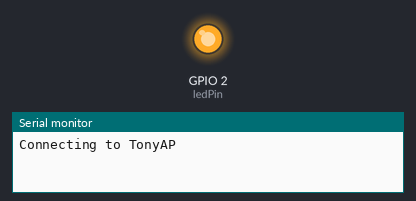
The sketch below on a simulated ESP8266 (NodeMCU). Shown: output pins drawn as LEDs (lit = HIGH), the last lines printed to the serial monitor. WiFi joins after 1.5 s; servers stay silent unless stated.

Above: at 0.1 s.
At 0.6 s:
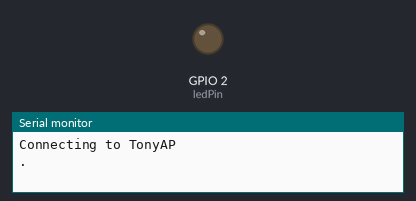
Timing chart, 0 to 2.5 s (numbered marks = the images above):
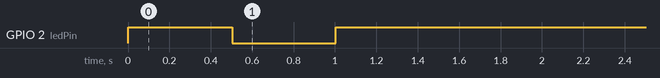

The sketch:

UdpBroadcastBlinker.ino
```cpp
#include <ESP8266WiFi.h>
#include <WiFiUdp.h>

//#define MASTER // Comment this define to compile sketch on slave device

const int8_t ledPin = LED_BUILTIN;

const char* const ssid = "TonyAP"; // Your network SSID (name)
const char* const pass = "5252wifi"; // Your network password

const uint16_t localPort = 54321; // Local port to listen for UDP packets

#ifdef MASTER
const uint32_t stepDuration = 30;

IPAddress broadcastAddress;
#endif

WiFiUDP udp;

bool sendPacket(const IPAddress& address, const uint8_t* buf, uint8_t bufSize);
void receivePacket();

void setup() {
  Serial.begin(115200);
  Serial.println();

  pinMode(ledPin, OUTPUT);

  Serial.print(F("Connecting to "));
  Serial.println(ssid);
  WiFi.begin(ssid, pass);

  while (WiFi.status() != WL_CONNECTED) {
    digitalWrite(ledPin, ! digitalRead(ledPin));
    delay(500);
    Serial.print('.');
  }
  digitalWrite(ledPin, HIGH);
  Serial.println();

  Serial.println(F("WiFi connected"));
  Serial.println(F("IP address: "));
  Serial.println(WiFi.localIP());

#ifdef MASTER
  broadcastAddress = (uint32_t)WiFi.localIP() | ~((uint32_t)WiFi.subnetMask());
  Serial.print(F("Broadcast address: "));
  Serial.println(broadcastAddress);
#endif

  Serial.println(F("Starting UDP"));
  udp.begin(localPort);
  Serial.print(F("Local port: "));
  Serial.println(udp.localPort());
}

void loop() {
#ifdef MASTER
  static uint32_t nextTime = 0;

  if (millis() >= nextTime) {
    bool led = ! digitalRead(ledPin);
    digitalWrite(ledPin, led);
    Serial.print(F("Turn led "));
    Serial.println(led ? F("off") : F("on"));
    if (! sendPacket(broadcastAddress, (uint8_t*)&led, sizeof(led)))
      Serial.println(F("Error sending broadcast UDP packet!"));
    nextTime = millis() + stepDuration;
  }
#endif

  if (udp.parsePacket())
    receivePacket();

  delay(1);
}

bool sendPacket(const IPAddress& address, const uint8_t* buf, uint8_t bufSize) {
  udp.beginPacket(address, localPort);
  udp.write(buf, bufSize);
  return (udp.endPacket() == 1);
}

void receivePacket() {
  bool led;

  udp.read((uint8_t*)&led, sizeof(led));
  udp.flush();
#ifdef MASTER
  if (udp.destinationIP() != broadcastAddress) {
    Serial.print(F("Client with IP "));
    Serial.print(udp.remoteIP());
    Serial.print(F(" turned led "));
    Serial.println(led ? F("off") : F("on"));
  } else {
    Serial.println(F("Skip broadcast packet"));
  }
#else
  digitalWrite(ledPin, led);
  led = digitalRead(ledPin);
  Serial.print(F("Turn led "));
  Serial.println(led ? F("off") : F("on"));
  if (! sendPacket(udp.remoteIP(), (uint8_t*)&led, sizeof(led)))
    Serial.println(F("Error sending answering UDP packet!"));
#endif
}
```
